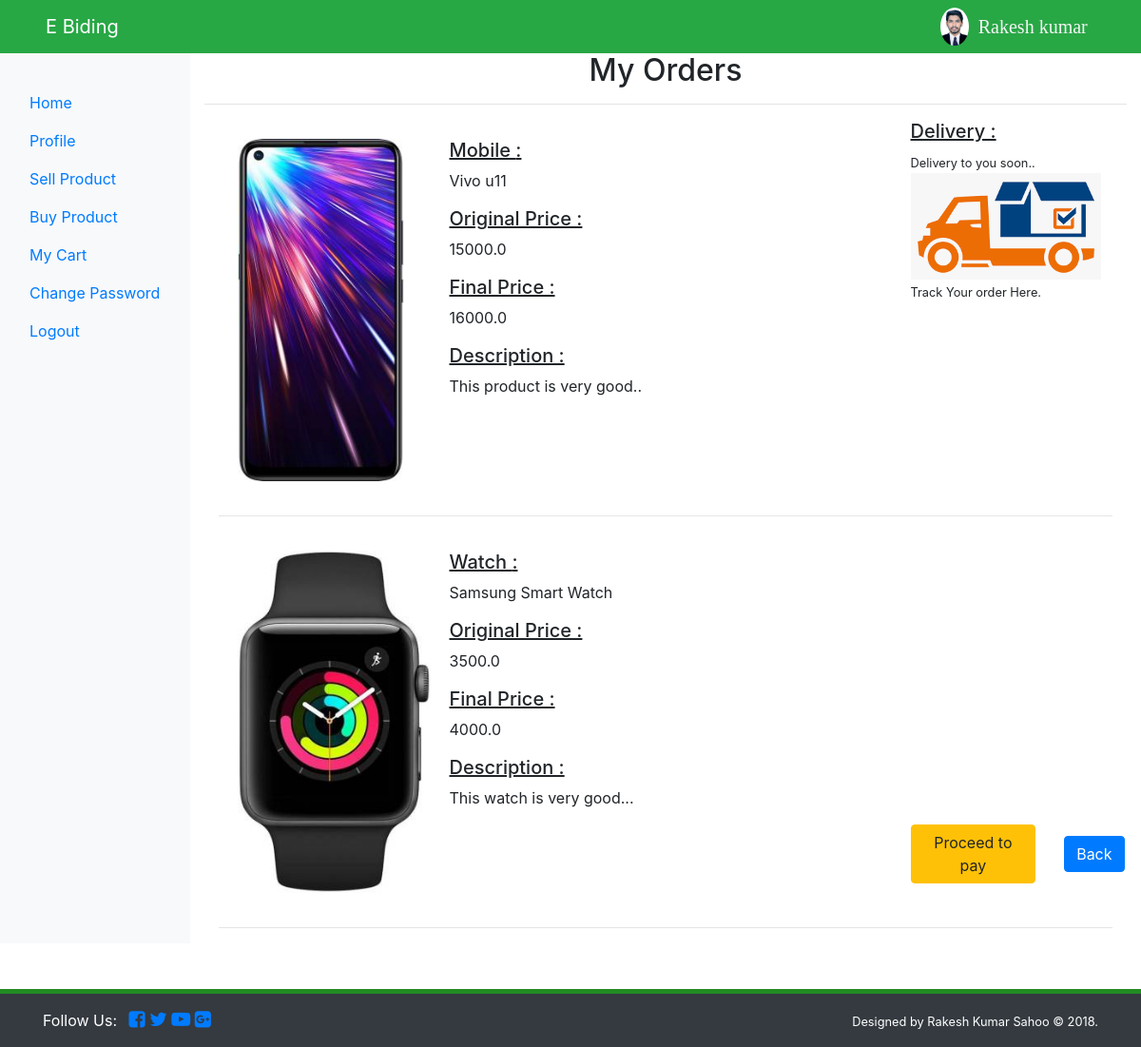
/my_cart/ (signed in), run on the app's committed database.
### user/models.py (models this page shows, shortened)
class UserRegister(models.Model):
    id = models.AutoField(primary_key=True)
    name = models.CharField(max_length=30)
    lname = models.CharField(max_length=30)
    phone = models.IntegerField(unique=True)
    email = models.EmailField(max_length=30, unique=True)
    status = models.CharField(max_length=10)
    username = models.CharField(max_length=30, unique=True)
    password = models.CharField(max_length=20)
    doj = models.DateField(auto_now_add=True)
    image = models.ImageField(upload_to='user_profile/')

### admin/models.py (models this page shows)
class Order(models.Model):
    o_id = models.AutoField(primary_key=True)
    product = models.ForeignKey(Products, on_delete=models.CASCADE)
    user = models.ForeignKey(UserRegister, on_delete=models.CASCADE)
    o_status = models.CharField(max_length=20)
    final_price = models.FloatField()

class Products(models.Model):
    p_id = models.AutoField(primary_key=True)
    p_name = models.CharField(max_length=30)
    title = models.CharField(max_length=30)
    p_status = models.CharField(max_length=20)
    bid_price = models.FloatField()
    image1 = models.ImageField(upload_to='products/')
    image2 = models.ImageField(upload_to='products/')
    image3 = models.ImageField(upload_to='products/')
    disc = models.TextField(max_length=3000)
    user = models.ForeignKey(UserRegister, on_delete=models.CASCADE)

### user/views.py (the view)
# urls.py: path('my_cart/', views.my_cart, name="my_cart"),
def my_cart(request):
    if request.session["uemail"]:
        uemail = request.session["uemail"]
        data = UserRegister.objects.get(email=uemail)
        qs = Order.objects.filter(user_id=data.id)
        if qs:
            return render(request, "user/mycart.html", {"data": data, "order":qs})
        else:
            return render(request, "user/mycart.html", {"data": data, "msg": "Not available order."})
    else:
        return redirect('user_login')

### templates/user/mycart.html (shortened to what this page needs)
{% extends 'user/user_slidebar.html' %}
{% load staticfiles %}
{% block userbody %}
     <nav class="col-md-10" style="margin-top: 15px">
     <center>
         <h2 style="text-align: center">My Orders</h2><hr>
     </center>
     {% if order %}
         <div class="container">
         {% for x in order %}
         {% if x.o_status == "not_purchase" %}
             <div class="row">
             <div class="col-md-3">
                 <img src="{{ x.product.image1.url }}" style="padding: 20px" height="400px">
             </div>
             <div class="col-md-6">
                 <h5 style="padding-top: 20px;text-decoration: underline">{{ x.product.p_name }} :</h5>
                 <p>{{ x.product.title }}</p>
                 <h5 style="text-decoration: underline">Original Price :</h5>
                 <p>{{ x.product.bid_price }}</p>
                 <h5 style="text-decoration: underline">Final Price :</h5>
                 <p>{{ x.final_price }}</p>
                 <h5 style="text-decoration: underline">Description :</h5>
                 <p>{{ x.product.disc }}</p>
             </div>
             <div class="col-md-2">
                 <a class="btn btn-warning" href="{% url 'checkout_page' x.o_id %}" style="margin-bottom: -650px">Proceed to pay</a>
             </div>
             <div class="col-md-1">
                 <a class="btn btn-primary" href="" style="margin-bottom: -650px">Back</a>
             </div>
             </div><hr>
             {% elif x.o_status == "purchased" %}
             <div class="row">
             <div class="col-md-3">
                 <img src="{{ x.product.image1.url }}" style="padding: 20px" height="400px">
             </div>
             <div class="col-md-6">
                 <h5 style="padding-top: 20px;text-decoration: underline">{{ x.product.p_name }} :</h5>
                 <p>{{ x.product.title }}</p>
                 <h5 style="text-decoration: underline">Original Price :</h5>
                 <p>{{ x.product.bid_price }}</p>
                 <h5 style="text-decoration: underline">Final Price :</h5>
                 <p>{{ x.final_price }}</p>
                 <h5 style="text-decoration: underline">Description :</h5>
                 <p>{{ x.product.disc }}</p>
             </div>
             <div class="col-md-3">
                 <h5 style="text-decoration: underline">Delivery :</h5>
                 <small>Delivery to you soon..</small>
                 <img src="{% static 'download.png' %}" width="200px">
                 <small>Track Your order Here.</small>
             </div>
             </div><hr>
             {% endif %}
         {% endfor %}
         </div>
     {% endif %}
     </nav>
{% endblock %}

### templates/user/user_hader.html (shortened to what this page needs)
<!DOCTYPE html>
<html lang="en">
<head>
</head>
<body>
  <nav class="navbar navbar-expand-sm navbar-dark bg-success pl-5 fixed-top">
    <a href="/" class="navbar-brand">E Biding</a>
    <div id="myMenu">
      <ul class="navbar-nav pl-5 custom-nav">
      <li style="margin-left: 800px"><img src="{{ data.image.url }}" class="rounded-circle" style="height: 40px"></li>
      <li style="margin-left:10px;margin-top:5px;color: whitesmoke;font-family: cursive;font-size: 20px">{{ data.name }}</li>
      </ul>
    </div>
  </nav>
</body>
</html>

### templates/user/user_slidebar.html (style rules this page uses)
img { vertical-align: middle; }

### data on the page
UserRegister: image (picture), name "Rakesh kumar"
Order: product.image1 (picture), product.p_name "Mobile", product "Vivo u11", product.bid_price "15000.0", final_price "16000.0", product.disc "This product is very good.."
Order: product.image1 (picture), product.p_name "Watch", product "Samsung Smart Watch", product.bid_price "3500.0", final_price "4000.0", product.disc "This watch is very good..."
